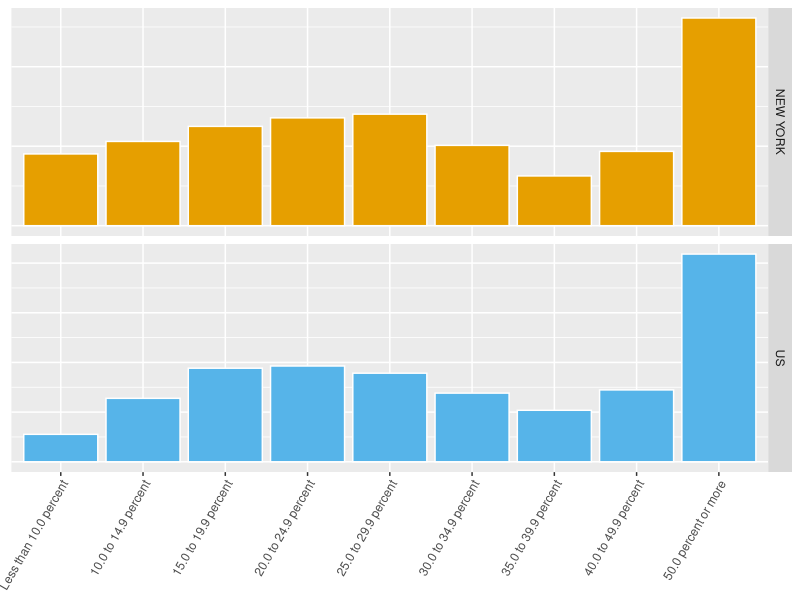
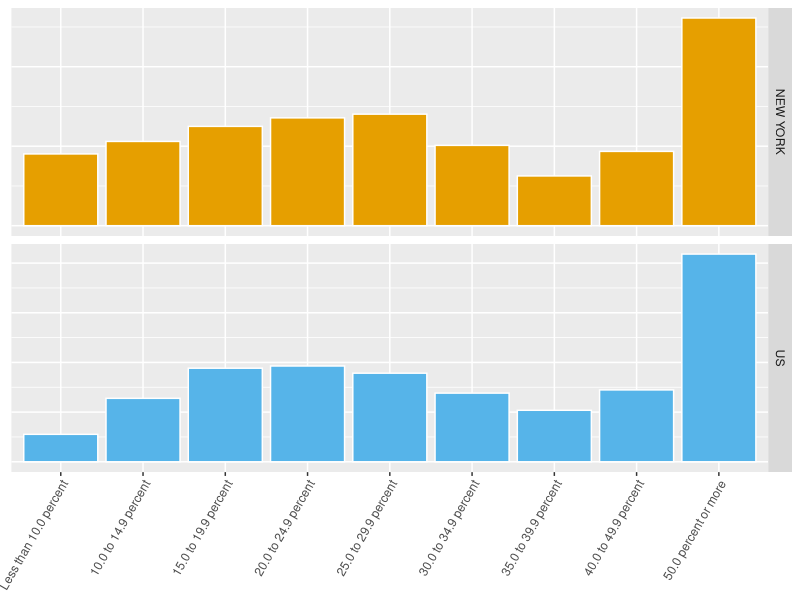

The R script that drew these images, in order:
library(ggplot2)
library(grid)
library(gridExtra)

csvData <- read.csv("2014-03-08_gross_rent_as_percentage_of_household_income.csv", stringsAsFactors=FALSE)
csvData$Percentage <- factor(csvData$Percentage, levels=csvData[seq(1,18,2),]$Percentage, ordered=TRUE)
csvData$Number<-as.numeric(csvData$Number)
csvData$Err<-as.numeric(csvData$Err)

cbPalette <- c("#999999", "#E69F00", "#56B4E9", "#009E73", "#F0E442", "#0072B2", "#D55E00", "#CC79A7")

ggplot(data=csvData,
       aes(x = Percentage, y = Number, fill=Universe),
       height=500,
       width=800) +
    geom_bar(stat="identity",
             xlab="2012 Distribution of Gross Rent as Percentage of Household Income",
             color="white") +
    scale_fill_manual(values = c(cbPalette[2],cbPalette[3])) + 
    facet_grid(Universe ~ ., scales="free_y") +    
    theme(axis.text.x=element_text(angle=60, hjust=1),
          axis.title.x=element_blank(),
          axis.text.y=element_blank(),
          axis.ticks.y=element_blank(),
          axis.title.y=element_blank(),
          legend.position="none")

USNumber=sum(subset(csvData,Universe=="US")$Number);
NYNumber=sum(subset(csvData,Universe=="NEW YORK")$Number);
csvDataUS=subset(csvData,Universe==factor("US"))
csvDataNY=subset(csvData,Universe==factor("NEW YORK"))
csvDataUS$RelativeNumber=(csvDataNY$Number/NYNumber)/(csvDataUS$Number/USNumber)

#ggplot(data=csvDataUS,
#       aes(x = Percentage, y = RelativeNumber, fill="darkgray"),
#       height=500,
#       width=800) +
#    geom_bar(stat="identity",
#             xlab="Distribution of Gross Rent as Percentage of Household Income",
#             color="white") +
#    theme(axis.text.x=element_text(angle=60, hjust=1),
#          axis.title.x=element_blank(),
#          legend.position="none")


ggsave("2014-03-08_gross_rent_as_percentage_of_household_income.png", width=8, height=5)




